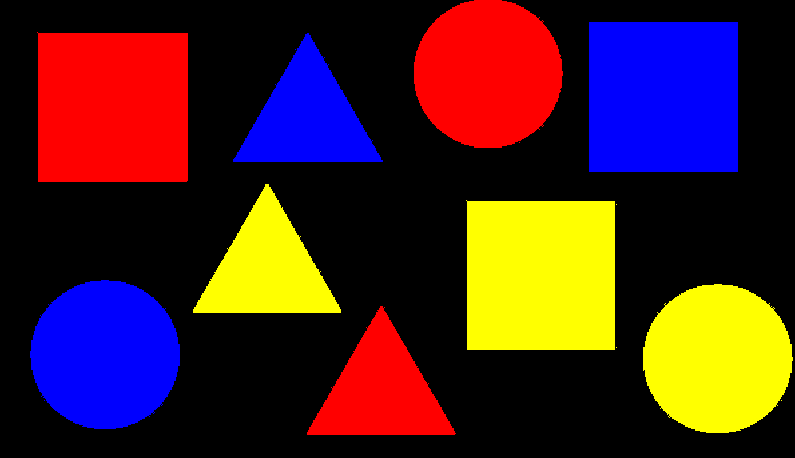
//> input picture figure.png, 795 x 458 px
$ ./19_03_3   (built with g++ and OpenCV 4)
//> lines starting //> are read from the running program, lines starting //| are printed output that depends on the picture; after the words box and inside, x2 and y2 are one past the last pixel; in counts of white or black regions, pixels touching at a corner belong together
#include <opencv2/core.hpp>
#include <opencv2/videoio.hpp>
#include <opencv2/opencv.hpp>
#include <opencv2/imgproc.hpp>
#include <iostream>
#include <vector>
#include <stdlib.h>
#include <stdio.h>

using namespace cv;
using namespace std;

int main(){
    Mat image = cv::imread("C:/Users/veras/Desktop/figure.png");
//> image is the input picture: 458 rows x 795 cols, CV_8UC3; mean B, G, R 34.8, 34.6, 69.4
    if (!image.data)
    {
        cout << "Error image" << endl;
        return -1;
    }

    imshow("Original", image);

    Mat emae;
    GaussianBlur(image, emae, Size(3, 3), 0);
    Mat edges;
    Canny(emae, edges, 50, 200);
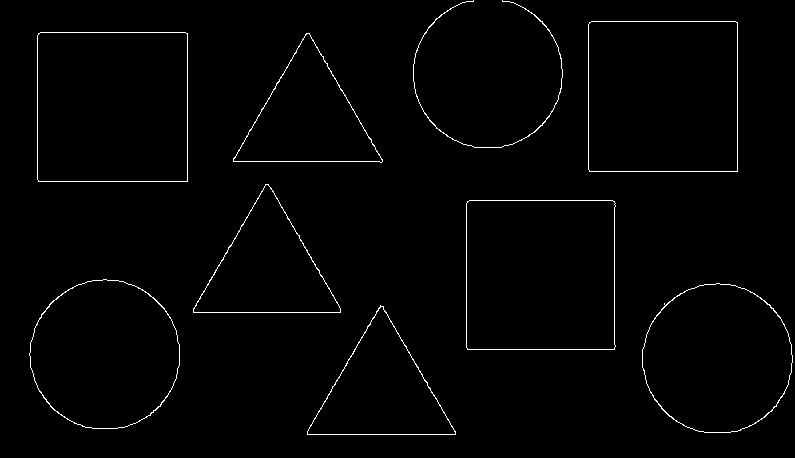
//> edges: 458 rows x 795 cols, CV_8UC1; 1.3% white in thin lines or dots

    vector<vector<Point>> contours;
    vector<Vec4i> hierarchy;

    findContours(edges, contours, hierarchy, RETR_EXTERNAL, CHAIN_APPROX_SIMPLE);
//> contours = 9 contours; largest, box (x1, y1, x2, y2) and area: (37, 32, 188, 182) 22343, (588, 21, 738, 172) 22343, (466, 200, 616, 350) 22050, (29, 279, 180, 429) 17524, (642, 283, 793, 433) 17516
    vector<Moments> mu(contours.size());
//> mu = 9 items
    for (int i = 0; i < contours.size(); i++)
    {
        mu[i] = moments(contours[i], false);
    }
//> this loop made 9 passes
    vector<Point2f> mc(contours.size());
    for (int i = 0; i < contours.size(); i++)
    {
        mc[i] = Point2f(mu[i].m10 / mu[i].m00, mu[i].m01 / mu[i].m00);
    }
    vector<vector<Point>> contourPoly(contours.size());
//> contourPoly = 9 empty contours
    for (size_t i = 0; i < contours.size(); i++)
    {
        int c_area = contourArea(contours[i]);
        float peri = arcLength(contours[i], true);
        approxPolyDP(contours[i], contourPoly[i], 0.02 * peri, true);
        drawContours(image, contours, (int)i, Scalar(0, 255, 0), 1, LINE_8, hierarchy, 0);

        int obj_corners = (int)contourPoly[i].size();
        string obj_name;

        if (obj_corners == 3)
            obj_name = "Triangle";
        else if (obj_corners == 4){
            obj_name = "Rectangle";
        }
        else if (obj_corners > 6)
            obj_name = "Circle";

        putText(image, obj_name,mc[i],FONT_HERSHEY_PLAIN,1, Scalar(255, 255, 255), 2);
    }
//> this loop made 9 passes
//> (c_area, peri, obj_corners) on passes 1 to 9: (9827, 469.1, 3), (17516, 502.1, 8), (17523, 497.8, 8), (22050, 594.1, 4), (9850, 466.2, 3), (9816, 470.5, 3), (22343, 595.7, 4), (22343, 595.7, 4), (74, 930.3, 13)
//> pass 1, `putText(image, obj_name,mc[i],FONT_HERSHEY_PLAIN,1, Scalar(255, 255, 2..`:
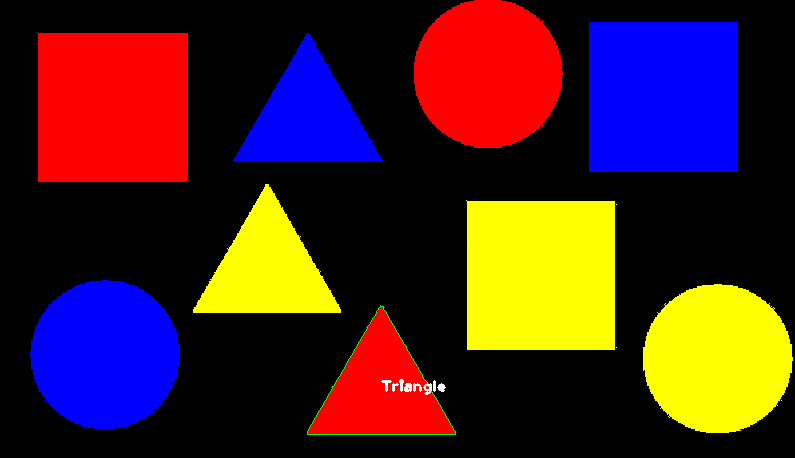
//> image: 458 rows x 795 cols, CV_8UC3; 0.22% of pixels changed, all inside (x1, y1, x2, y2) = (307, 305, 456, 435)
//> pass 2, `putText(image, obj_name,mc[i],FONT_HERSHEY_PLAIN,1, Scalar(255, 255, 2..`:
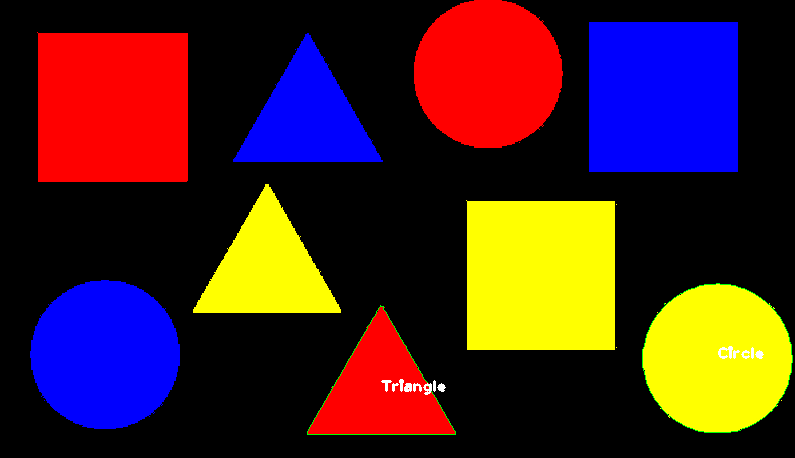
//> image: 458 rows x 795 cols, CV_8UC3; 0.19% of pixels changed, all inside (x1, y1, x2, y2) = (642, 283, 793, 433)
//> pass 3, `putText(image, obj_name,mc[i],FONT_HERSHEY_PLAIN,1, Scalar(255, 255, 2..`:
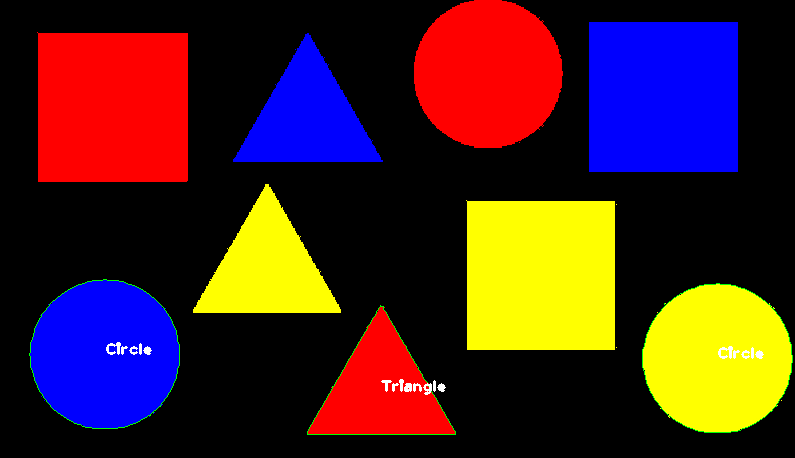
//> image: 458 rows x 795 cols, CV_8UC3; 0.19% of pixels changed, all inside (x1, y1, x2, y2) = (29, 279, 180, 429)
//> after the loop:
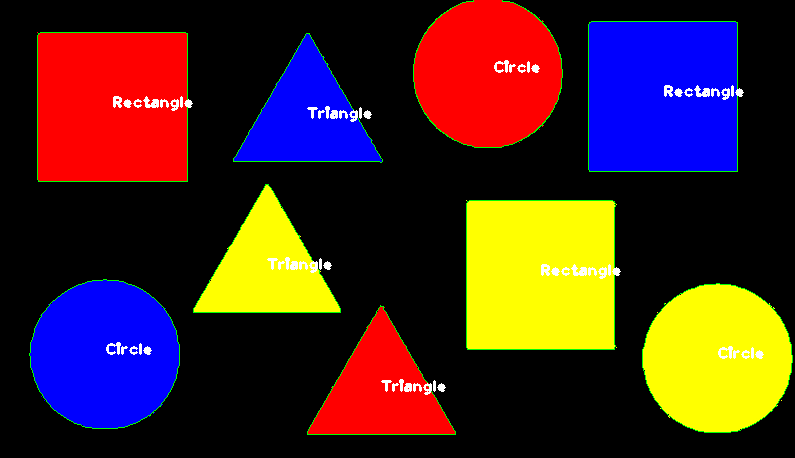
//> image: 458 rows x 795 cols, CV_8UC3; 1.51% of pixels changed, all inside (x1, y1, x2, y2) = (37, 0, 744, 350)
    imshow("Canny", edges);
    imshow("Text on image", image);

    cv::waitKey(0);
    cv::destroyAllWindows();
    return 0;
}
